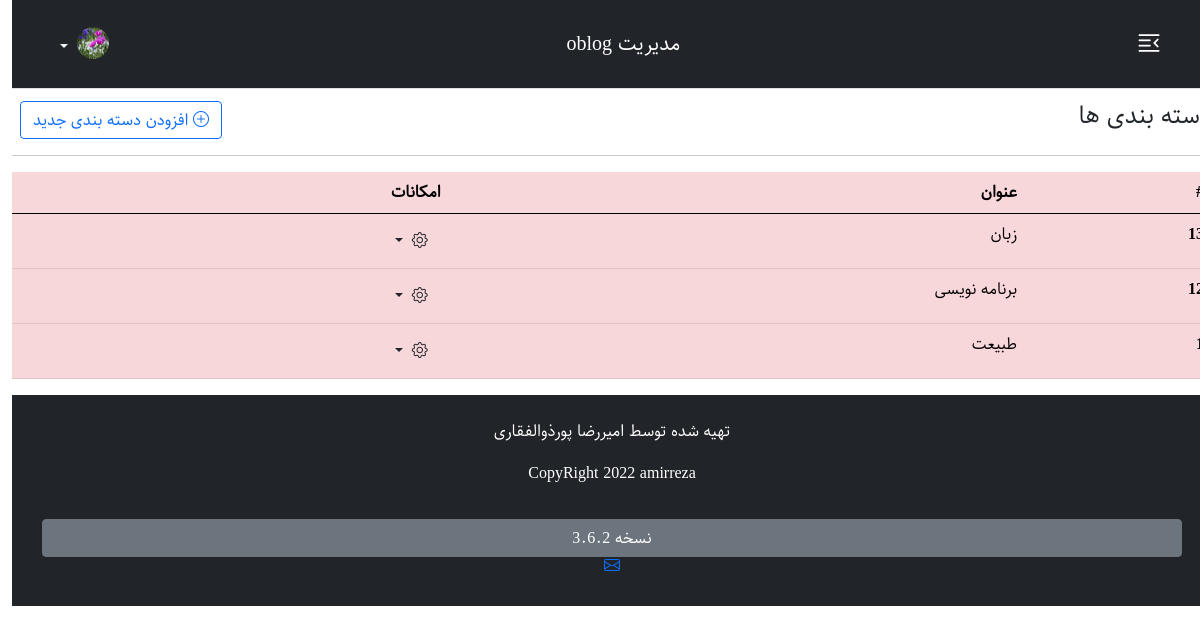
The app's page /admin/category.php (signed in) with its own data.
### tables this page shows
CREATE TABLE `information` (
  `id` int(11) NOT NULL,
  `body` text NOT NULL
);

CREATE TABLE `categories` (
  `id` int(11) NOT NULL,
  `title` varchar(200) NOT NULL
);

### admin/category.php (the view, shortened to what this page needs)
<?php
include("./include/nav.php");
$categories = $base->query("SELECT * FROM `categories` ORDER BY id DESC");
?>
<br>
<br>
<br>
<section class="mt-4">
   <div class="row">
        <div class="col">
                       <div class="d-flex justify-content-between">
                       <h4>دسته بندی ها</h4>
                <a href="new-category.php" class="btn btn-outline-primary me-2"><i class="bi bi-plus-circle"></i> افزودن دسته بندی جدید</a>
                       </div>
                       <hr>
                <div>
                <table class="table table-danger table-responsive">
  <thead>
    <tr>
      <th scope="col">#</th>
      <th scope="col">عنوان</th>
      <th scope="col">امکانات</th>
    </tr>
  </thead>
  <tbody>
    <?php
    if($categories->rowcount() > 0){
      foreach($categories as $category){
        ?>
    <tr>
      <th scope="row"><?php echo $category['id'] ; ?></th>
     <td><?php echo $category['title'] ; ?></td>
      <td>
            <div class="dropdown">
            <button data-bs-toggle="dropdown" class="btn dropdown-toggle">
                      <i class="bi bi-gear"></i>
               </button>
            </div>
      </td>
    </tr>
        <?php
      }
    }
    ?>
  </tbody>
</table>
                </div>
        </div>
   </div>
</section>
<?php
include("../include/footer.php");
?>

### admin/include/nav.php (shortened to what this page needs)
<?php
include("./include/db.php");
$sadmin = $base->query("SELECT * FROM `information` WHERE id = 5 ");
?>
<!DOCTYPE html>
<html lang="fa">
<head>
               <link rel="stylesheet" href="https://cdn.jsdelivr.net/npm/bootstrap@5.0.2/dist/css/bootstrap.rtl.min.css">
               <link rel="stylesheet" href="https://cdn.jsdelivr.net/npm/bootstrap-icons@1.5.0/font/bootstrap-icons.css">
               <link rel="stylesheet" href="./css/admin.css">
</head>
<body >
<nav class="navbar fixed-top navbar-dark bg-dark p-3 mb-5 border-bottom">
  <div class="container ms-2">
  <button class="btn  fs-3 text-white" type="button" data-bs-toggle="offcanvas" data-bs-target="#offcanvasRight" aria-controls="offcanvasRight">
<i class="bi bi-text-indent-right"></i>
</button>
<?php
  if($sadmin->rowcount() > 0){
  foreach($sadmin as $ssadmin){
   ?>
    <a href="index.php" class="navbar-brand"><?php echo $ssadmin['body']; ?></a>
   <?php
  }
}
?>
      <div class="dropdown text-end">
        <a href="index.php" class="d-block link-dark text-light text-decoration-none dropdown-toggle" id="dropdownUser1" data-bs-toggle="dropdown" aria-expanded="false">
          <img src="./img/hey.jpg" alt="mdo" width="32" height="32" class="rounded-circle">
        </a>
      </div>
    </div>
</nav>

### include/footer.php (shortened to what this page needs)
<?php
$footer_querya = "SELECT * FROM `information` WHERE id = 2 ";
$footera = $base->query($footer_querya);
if($footera->rowcount() > 0){
  foreach($footera as $foota){
?>
<?php
$footer_queryb = "SELECT * FROM `information` WHERE id = 3 ";
$footerb = $base->query($footer_queryb);
if($footerb->rowcount() > 0){
  foreach($footerb as $footb){
?>
<footer class="text-center text-white bg-dark py-4">
  <div class="container">
    <div class="row flex-column">
<div><?php echo $foota['body']; ?></div>
<button class="  mt-3 btn btn-secondary">نسخه <?php echo $footb['body'] ?></button>
<div>
  <a target="_blank" href="mailto:ar.pourzolfaghari@gmail.com"></a>
</div>
    </div>
  </div>
</footer>
<?php
  }
}
  }
}
?>
</body>
</html>

### admin/css/admin.css (style rules this page uses)
body { direction: rtl !important; text-align: right !important; font-family: "sahel" !important; line-height: 1.6; }

### records on screen
information: body "مدیریت oblog"
categories: id "13", title "زبان"
categories: id "12", title "برنامه نویسی"
categories: title "طبیعت"
information: body "تهیه شده توسط امیررضا پورذوالفقاری CopyRight 2022 amirreza"
information: body "3.6.2"
